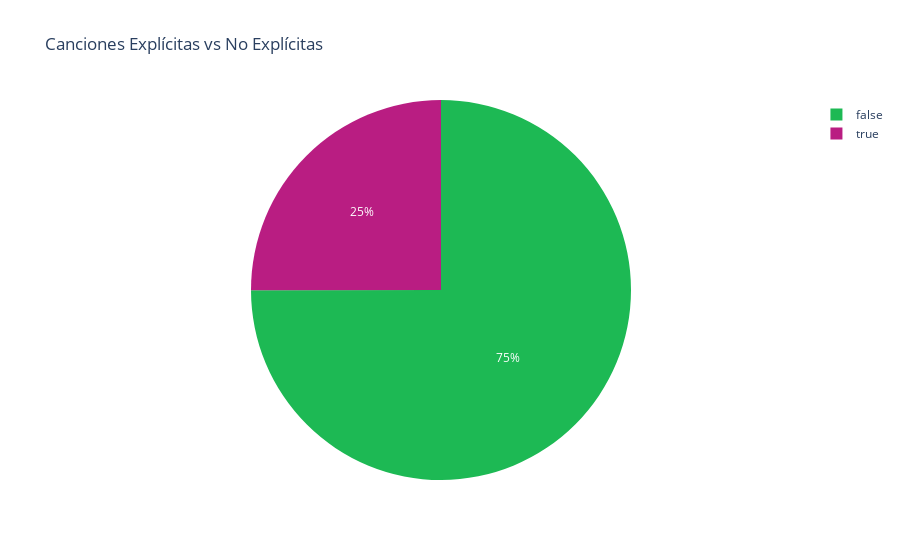

Notebook code cell kept with this figure:
### Markdown cell above
Gráfica 6: Canciones explicitas vs no explicitas

### Code cell
title6="Canciones Explícitas vs No Explícitas"
fig6 = px.pie(names=df["explicit"].value_counts().index, values=df["explicit"].value_counts().values,
    title=title6,
    color_discrete_sequence=complementarios)

fig6.show()

### Figure 1 — Plotly figure (JSON) as saved in the notebook; plotly's stock layout.template omitted (floating-point values rounded to 4 significant figures)
{"data": [{"domain": {"x": [0, 1], "y": [0, 1]}, "hovertemplate": "label=%{label}<br>value=%{value}<extra></extra>", "labels": [false, true], "legendgroup": "", "name": "", "showlegend": true, "type": "pie", "values": [6434, 2148]}], "layout": {"legend": {"tracegroupgap": 0}, "piecolorway": ["#1DB954", "#B91D82"], "title": {"text": "Canciones Explícitas vs No Explícitas"}}}
